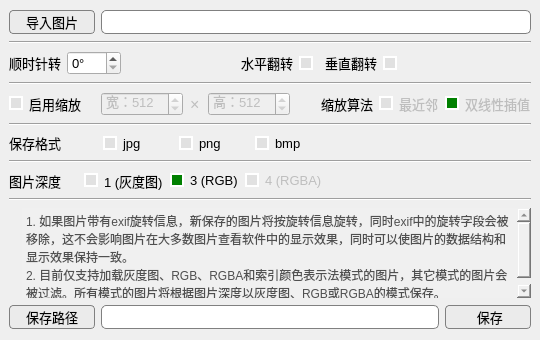
<?xml version="1.0" encoding="UTF-8"?>
<ui version="4.0">
 <class>MainWindow</class>
 <widget class="QMainWindow" name="MainWindow">
  <property name="geometry">
   <rect>
    <x>0</x>
    <y>0</y>
    <width>540</width>
    <height>340</height>
   </rect>
  </property>
  <property name="minimumSize">
   <size>
    <width>540</width>
    <height>340</height>
   </size>
  </property>
  <property name="maximumSize">
   <size>
    <width>540</width>
    <height>340</height>
   </size>
  </property>
  <property name="windowTitle">
   <string>MainWindow</string>
  </property>
  <widget class="QWidget" name="centralwidget">
   <layout class="QVBoxLayout" name="verticalLayout">
    <item>
     <layout class="QHBoxLayout" name="horizontalLayout">
      <property name="topMargin">
       <number>0</number>
      </property>
      <item>
       <widget class="QPushButton" name="pushButton_open">
        <property name="minimumSize">
         <size>
          <width>86</width>
          <height>24</height>
         </size>
        </property>
        <property name="font">
         <font>
          <pointsize>10</pointsize>
         </font>
        </property>
        <property name="styleSheet">
         <string notr="true">QPushButton
{background-color: rgb(235, 235, 235);
border: 1px solid gray;
border-radius: 4px;
}
 QPushButton:hover {
            background-color:  rgb(225, 225, 225);
}

 QPushButton:pressed {
            background-color:  rgb(215, 215, 215);
        }        
</string>
        </property>
        <property name="text">
         <string>导入图片</string>
        </property>
        <property name="icon">
         <iconset>
          <normaloff>images/icon_30.png</normaloff>images/icon_30.png</iconset>
        </property>
       </widget>
      </item>
      <item>
       <widget class="QLineEdit" name="lineEdit">
        <property name="minimumSize">
         <size>
          <width>0</width>
          <height>24</height>
         </size>
        </property>
        <property name="font">
         <font>
          <pointsize>10</pointsize>
         </font>
        </property>
        <property name="styleSheet">
         <string notr="true">border: 1px solid gray;
border-radius: 5px;</string>
        </property>
        <property name="readOnly">
         <bool>true</bool>
        </property>
       </widget>
      </item>
     </layout>
    </item>
    <item>
     <widget class="Line" name="line_4">
      <property name="orientation">
       <enum>Qt::Horizontal</enum>
      </property>
     </widget>
    </item>
    <item>
     <layout class="QHBoxLayout" name="horizontalLayout_58" stretch="0,0,40,0,0,0,0,45">
      <property name="spacing">
       <number>6</number>
      </property>
      <property name="leftMargin">
       <number>0</number>
      </property>
      <property name="rightMargin">
       <number>0</number>
      </property>
      <item alignment="Qt::AlignLeft">
       <widget class="QLabel" name="label_48">
        <property name="font">
         <font>
          <pointsize>10</pointsize>
         </font>
        </property>
        <property name="text">
         <string>顺时针转</string>
        </property>
       </widget>
      </item>
      <item alignment="Qt::AlignLeft">
       <widget class="QSpinBox" name="spinBox_rotate">
        <property name="font">
         <font>
          <pointsize>10</pointsize>
         </font>
        </property>
        <property name="contextMenuPolicy">
         <enum>Qt::NoContextMenu</enum>
        </property>
        <property name="suffix">
         <string>°</string>
        </property>
        <property name="prefix">
         <string/>
        </property>
        <property name="minimum">
         <number>0</number>
        </property>
        <property name="maximum">
         <number>270</number>
        </property>
        <property name="singleStep">
         <number>90</number>
        </property>
        <property name="value">
         <number>0</number>
        </property>
       </widget>
      </item>
      <item>
       <spacer name="horizontalSpacer_4">
        <property name="orientation">
         <enum>Qt::Horizontal</enum>
        </property>
        <property name="sizeHint" stdset="0">
         <size>
          <width>40</width>
          <height>20</height>
         </size>
        </property>
       </spacer>
      </item>
      <item alignment="Qt::AlignRight">
       <widget class="QLabel" name="label_50">
        <property name="font">
         <font>
          <pointsize>10</pointsize>
         </font>
        </property>
        <property name="text">
         <string>水平翻转</string>
        </property>
       </widget>
      </item>
      <item alignment="Qt::AlignRight">
       <widget class="QCheckBox" name="checkBox_h_flip">
        <property name="enabled">
         <bool>true</bool>
        </property>
        <property name="minimumSize">
         <size>
          <width>0</width>
          <height>0</height>
         </size>
        </property>
        <property name="font">
         <font>
          <pointsize>10</pointsize>
         </font>
        </property>
        <property name="toolTip">
         <string>水平翻转</string>
        </property>
        <property name="styleSheet">
         <string notr="true">QCheckBox::indicator:checked {
    background-color:       blue;
    border:                 2px solid white;  

}

QCheckBox::indicator:unchecked {
    background-color:       rgb(225, 225, 225);
    border:                 2px solid white;  

}</string>
        </property>
        <property name="text">
         <string/>
        </property>
        <property name="icon">
         <iconset>
          <normaloff>images/图片20.png</normaloff>images/图片20.png</iconset>
        </property>
        <property name="iconSize">
         <size>
          <width>16</width>
          <height>16</height>
         </size>
        </property>
       </widget>
      </item>
      <item>
       <widget class="QLabel" name="label_51">
        <property name="font">
         <font>
          <pointsize>10</pointsize>
         </font>
        </property>
        <property name="text">
         <string>垂直翻转</string>
        </property>
       </widget>
      </item>
      <item alignment="Qt::AlignRight">
       <widget class="QCheckBox" name="checkBox_v_flip">
        <property name="enabled">
         <bool>true</bool>
        </property>
        <property name="font">
         <font>
          <pointsize>10</pointsize>
         </font>
        </property>
        <property name="toolTip">
         <string>垂直翻转</string>
        </property>
        <property name="styleSheet">
         <string notr="true">QCheckBox::indicator:checked {
    background-color:       blue;
    border:                 2px solid white;  

}

QCheckBox::indicator:unchecked {
    background-color:       rgb(225, 225, 225);
    border:                 2px solid white;  

}</string>
        </property>
        <property name="text">
         <string/>
        </property>
        <property name="icon">
         <iconset>
          <normaloff>images/v_flip.png</normaloff>images/v_flip.png</iconset>
        </property>
        <property name="iconSize">
         <size>
          <width>16</width>
          <height>16</height>
         </size>
        </property>
       </widget>
      </item>
      <item>
       <spacer name="horizontalSpacer_7">
        <property name="orientation">
         <enum>Qt::Horizontal</enum>
        </property>
        <property name="sizeHint" stdset="0">
         <size>
          <width>40</width>
          <height>20</height>
         </size>
        </property>
       </spacer>
      </item>
     </layout>
    </item>
    <item>
     <widget class="Line" name="line">
      <property name="orientation">
       <enum>Qt::Horizontal</enum>
      </property>
     </widget>
    </item>
    <item>
     <layout class="QHBoxLayout" name="horizontalLayout_91" stretch="1,1,1,1,1,2,1,1,1">
      <property name="spacing">
       <number>6</number>
      </property>
      <property name="leftMargin">
       <number>0</number>
      </property>
      <property name="rightMargin">
       <number>0</number>
      </property>
      <item alignment="Qt::AlignLeft">
       <widget class="QCheckBox" name="checkBox_scale">
        <property name="font">
         <font>
          <pointsize>10</pointsize>
         </font>
        </property>
        <property name="styleSheet">
         <string notr="true">QCheckBox::indicator:checked {
    background-color:       blue;
    border:                 2px solid white;  

}

QCheckBox::indicator:unchecked {
    background-color:       rgb(225, 225, 225);
    border:                 2px solid white;  

}</string>
        </property>
        <property name="text">
         <string>启用缩放</string>
        </property>
       </widget>
      </item>
      <item>
       <spacer name="horizontalSpacer_3">
        <property name="orientation">
         <enum>Qt::Horizontal</enum>
        </property>
        <property name="sizeHint" stdset="0">
         <size>
          <width>40</width>
          <height>20</height>
         </size>
        </property>
       </spacer>
      </item>
      <item alignment="Qt::AlignHCenter">
       <widget class="QSpinBox" name="spinBox_width">
        <property name="enabled">
         <bool>false</bool>
        </property>
        <property name="font">
         <font>
          <pointsize>10</pointsize>
         </font>
        </property>
        <property name="contextMenuPolicy">
         <enum>Qt::NoContextMenu</enum>
        </property>
        <property name="prefix">
         <string>宽：</string>
        </property>
        <property name="minimum">
         <number>1</number>
        </property>
        <property name="maximum">
         <number>9999</number>
        </property>
        <property name="value">
         <number>512</number>
        </property>
       </widget>
      </item>
      <item alignment="Qt::AlignHCenter">
       <widget class="QLabel" name="label_46">
        <property name="enabled">
         <bool>false</bool>
        </property>
        <property name="font">
         <font>
          <pointsize>12</pointsize>
         </font>
        </property>
        <property name="text">
         <string>×</string>
        </property>
       </widget>
      </item>
      <item alignment="Qt::AlignHCenter">
       <widget class="QSpinBox" name="spinBox_height">
        <property name="enabled">
         <bool>false</bool>
        </property>
        <property name="font">
         <font>
          <pointsize>10</pointsize>
         </font>
        </property>
        <property name="contextMenuPolicy">
         <enum>Qt::NoContextMenu</enum>
        </property>
        <property name="prefix">
         <string>高：</string>
        </property>
        <property name="minimum">
         <number>1</number>
        </property>
        <property name="maximum">
         <number>9999</number>
        </property>
        <property name="value">
         <number>512</number>
        </property>
       </widget>
      </item>
      <item>
       <spacer name="horizontalSpacer_5">
        <property name="orientation">
         <enum>Qt::Horizontal</enum>
        </property>
        <property name="sizeHint" stdset="0">
         <size>
          <width>40</width>
          <height>20</height>
         </size>
        </property>
       </spacer>
      </item>
      <item>
       <widget class="QLabel" name="label_44">
        <property name="enabled">
         <bool>true</bool>
        </property>
        <property name="font">
         <font>
          <pointsize>10</pointsize>
         </font>
        </property>
        <property name="text">
         <string>缩放算法</string>
        </property>
       </widget>
      </item>
      <item>
       <widget class="QRadioButton" name="radioButton_nearest">
        <property name="enabled">
         <bool>false</bool>
        </property>
        <property name="font">
         <font>
          <pointsize>10</pointsize>
         </font>
        </property>
        <property name="styleSheet">
         <string notr="true">QRadioButton::indicator:checked {

    background-color:       green;
    border:                 2px solid white;  
}

QRadioButton::indicator:unchecked {

    background-color:       rgb(225, 225, 225);
    border:                 2px solid white;  
}</string>
        </property>
        <property name="text">
         <string>最近邻</string>
        </property>
        <attribute name="buttonGroup">
         <string notr="true">buttonGroup</string>
        </attribute>
       </widget>
      </item>
      <item>
       <widget class="QRadioButton" name="radioButton_bilinear">
        <property name="enabled">
         <bool>false</bool>
        </property>
        <property name="font">
         <font>
          <pointsize>10</pointsize>
         </font>
        </property>
        <property name="styleSheet">
         <string notr="true">QRadioButton::indicator:checked {

    background-color:       green;
    border:                 2px solid white;  
}

QRadioButton::indicator:unchecked {

    background-color:       rgb(225, 225, 225);
    border:                 2px solid white;  
}</string>
        </property>
        <property name="text">
         <string>双线性插值</string>
        </property>
        <property name="checkable">
         <bool>true</bool>
        </property>
        <property name="checked">
         <bool>true</bool>
        </property>
        <attribute name="buttonGroup">
         <string notr="true">buttonGroup</string>
        </attribute>
       </widget>
      </item>
     </layout>
    </item>
    <item>
     <widget class="Line" name="line_2">
      <property name="orientation">
       <enum>Qt::Horizontal</enum>
      </property>
     </widget>
    </item>
    <item>
     <layout class="QHBoxLayout" name="horizontalLayout_81" stretch="1,1,1,1,3">
      <property name="spacing">
       <number>6</number>
      </property>
      <property name="leftMargin">
       <number>0</number>
      </property>
      <property name="rightMargin">
       <number>0</number>
      </property>
      <item alignment="Qt::AlignLeft">
       <widget class="QLabel" name="label_49">
        <property name="font">
         <font>
          <pointsize>10</pointsize>
         </font>
        </property>
        <property name="text">
         <string>保存格式</string>
        </property>
       </widget>
      </item>
      <item alignment="Qt::AlignHCenter">
       <widget class="QRadioButton" name="radioButton_jpg">
        <property name="font">
         <font>
          <pointsize>10</pointsize>
         </font>
        </property>
        <property name="styleSheet">
         <string notr="true">QRadioButton::indicator:checked {

    background-color:       green;
    border:                 2px solid white;  
}

QRadioButton::indicator:unchecked {

    background-color:       rgb(225, 225, 225);
    border:                 2px solid white;  
}</string>
        </property>
        <property name="text">
         <string>jpg</string>
        </property>
        <property name="checked">
         <bool>true</bool>
        </property>
       </widget>
      </item>
      <item alignment="Qt::AlignHCenter">
       <widget class="QRadioButton" name="radioButton_png">
        <property name="font">
         <font>
          <pointsize>10</pointsize>
         </font>
        </property>
        <property name="styleSheet">
         <string notr="true">QRadioButton::indicator:checked {

    background-color:       green;
    border:                 2px solid white;  
}

QRadioButton::indicator:unchecked {

    background-color:       rgb(225, 225, 225);
    border:                 2px solid white;  
}</string>
        </property>
        <property name="text">
         <string>png</string>
        </property>
        <property name="checked">
         <bool>false</bool>
        </property>
       </widget>
      </item>
      <item alignment="Qt::AlignHCenter">
       <widget class="QRadioButton" name="radioButton_bmp">
        <property name="font">
         <font>
          <pointsize>10</pointsize>
         </font>
        </property>
        <property name="styleSheet">
         <string notr="true">QRadioButton::indicator:checked {

    background-color:       green;
    border:                 2px solid white;  
}

QRadioButton::indicator:unchecked {

    background-color:       rgb(225, 225, 225);
    border:                 2px solid white;  
}</string>
        </property>
        <property name="text">
         <string>bmp</string>
        </property>
        <property name="checked">
         <bool>false</bool>
        </property>
       </widget>
      </item>
      <item>
       <spacer name="horizontalSpacer_6">
        <property name="orientation">
         <enum>Qt::Horizontal</enum>
        </property>
        <property name="sizeHint" stdset="0">
         <size>
          <width>40</width>
          <height>20</height>
         </size>
        </property>
       </spacer>
      </item>
     </layout>
    </item>
    <item>
     <widget class="Line" name="line_5">
      <property name="orientation">
       <enum>Qt::Horizontal</enum>
      </property>
     </widget>
    </item>
    <item>
     <layout class="QHBoxLayout" name="horizontalLayout_83" stretch="10,10,10,10,30">
      <property name="spacing">
       <number>6</number>
      </property>
      <property name="leftMargin">
       <number>0</number>
      </property>
      <property name="rightMargin">
       <number>0</number>
      </property>
      <item alignment="Qt::AlignLeft">
       <widget class="QLabel" name="label_52">
        <property name="font">
         <font>
          <pointsize>10</pointsize>
         </font>
        </property>
        <property name="text">
         <string>图片深度</string>
        </property>
       </widget>
      </item>
      <item alignment="Qt::AlignHCenter">
       <widget class="QRadioButton" name="radioButton_d1">
        <property name="font">
         <font>
          <pointsize>10</pointsize>
         </font>
        </property>
        <property name="toolTip">
         <string>灰度图像</string>
        </property>
        <property name="styleSheet">
         <string notr="true">QRadioButton::indicator:checked {

    background-color:       green;
    border:                 2px solid white;  
}

QRadioButton::indicator:unchecked {

    background-color:       rgb(225, 225, 225);
    border:                 2px solid white;  
}</string>
        </property>
        <property name="text">
         <string>1 (灰度图)</string>
        </property>
        <attribute name="buttonGroup">
         <string notr="true">buttonGroup_2</string>
        </attribute>
       </widget>
      </item>
      <item alignment="Qt::AlignHCenter">
       <widget class="QRadioButton" name="radioButton_d3">
        <property name="font">
         <font>
          <pointsize>10</pointsize>
         </font>
        </property>
        <property name="toolTip">
         <string>RGB彩色图像</string>
        </property>
        <property name="styleSheet">
         <string notr="true">QRadioButton::indicator:checked {

    background-color:       green;
    border:                 2px solid white;  
}

QRadioButton::indicator:unchecked {

    background-color:       rgb(225, 225, 225);
    border:                 2px solid white;  
}</string>
        </property>
        <property name="text">
         <string>3 (RGB)</string>
        </property>
        <property name="checked">
         <bool>true</bool>
        </property>
        <attribute name="buttonGroup">
         <string notr="true">buttonGroup_2</string>
        </attribute>
       </widget>
      </item>
      <item alignment="Qt::AlignHCenter">
       <widget class="QRadioButton" name="radioButton_d4">
        <property name="enabled">
         <bool>false</bool>
        </property>
        <property name="font">
         <font>
          <pointsize>10</pointsize>
         </font>
        </property>
        <property name="toolTip">
         <string>第4通道为透明度通道的RGB彩色图像</string>
        </property>
        <property name="styleSheet">
         <string notr="true">QRadioButton::indicator:checked {

    background-color:       green;
    border:                 2px solid white;  
}

QRadioButton::indicator:unchecked {

    background-color:       rgb(225, 225, 225);
    border:                 2px solid white;  
}</string>
        </property>
        <property name="text">
         <string>4 (RGBA)</string>
        </property>
        <attribute name="buttonGroup">
         <string notr="true">buttonGroup_2</string>
        </attribute>
       </widget>
      </item>
      <item>
       <spacer name="horizontalSpacer_8">
        <property name="orientation">
         <enum>Qt::Horizontal</enum>
        </property>
        <property name="sizeHint" stdset="0">
         <size>
          <width>40</width>
          <height>20</height>
         </size>
        </property>
       </spacer>
      </item>
     </layout>
    </item>
    <item>
     <widget class="Line" name="line_3">
      <property name="orientation">
       <enum>Qt::Horizontal</enum>
      </property>
     </widget>
    </item>
    <item>
     <layout class="QHBoxLayout" name="horizontalLayout_2">
      <item>
       <widget class="QLabel" name="label_2">
        <property name="maximumSize">
         <size>
          <width>20</width>
          <height>20</height>
         </size>
        </property>
        <property name="text">
         <string/>
        </property>
        <property name="pixmap">
         <pixmap>images/iqwc/Getinfo.ico</pixmap>
        </property>
        <property name="scaledContents">
         <bool>true</bool>
        </property>
       </widget>
      </item>
      <item>
       <widget class="QTextBrowser" name="textBrowser">
        <property name="minimumSize">
         <size>
          <width>0</width>
          <height>90</height>
         </size>
        </property>
        <property name="maximumSize">
         <size>
          <width>16777215</width>
          <height>90</height>
         </size>
        </property>
        <property name="styleSheet">
         <string notr="true">background-color:       rgb(240, 240, 240);
color:       rgb(80, 80, 80);</string>
        </property>
        <property name="frameShape">
         <enum>QFrame::NoFrame</enum>
        </property>
        <property name="html">
         <string>&lt;!DOCTYPE HTML PUBLIC &quot;-//W3C//DTD HTML 4.0//EN&quot; &quot;http://www.w3.org/TR/REC-html40/strict.dtd&quot;&gt;
&lt;html&gt;&lt;head&gt;&lt;meta name=&quot;qrichtext&quot; content=&quot;1&quot; /&gt;&lt;meta charset=&quot;utf-8&quot; /&gt;&lt;style type=&quot;text/css&quot;&gt;
p, li { white-space: pre-wrap; }
hr { height: 1px; border-width: 0; }
li.unchecked::marker { content: &quot;\2610&quot;; }
li.checked::marker { content: &quot;\2612&quot;; }
&lt;/style&gt;&lt;/head&gt;&lt;body style=&quot; font-family:'Microsoft YaHei UI'; font-size:9pt; font-weight:400; font-style:normal;&quot;&gt;
&lt;p style=&quot; margin-top:0px; margin-bottom:0px; margin-left:0px; margin-right:0px; -qt-block-indent:0; text-indent:0px;&quot;&gt;1. 如果图片带有exif旋转信息，新保存的图片将按旋转信息旋转，同时exif中的旋转字段会被移除，这不会影响图片在大多数图片查看软件中的显示效果，同时可以使图片的数据结构和显示效果保持一致。&lt;/p&gt;
&lt;p style=&quot; margin-top:0px; margin-bottom:0px; margin-left:0px; margin-right:0px; -qt-block-indent:0; text-indent:0px;&quot;&gt;2. 目前仅支持加载灰度图、RGB、RGBA和索引颜色表示法模式的图片，其它模式的图片会被过滤。所有模式的图片将根据图片深度以灰度图、RGB或RGBA的模式保存。&lt;/p&gt;&lt;/body&gt;&lt;/html&gt;</string>
        </property>
       </widget>
      </item>
     </layout>
    </item>
    <item>
     <layout class="QHBoxLayout" name="horizontalLayout_82" stretch="0,0,0">
      <property name="spacing">
       <number>6</number>
      </property>
      <property name="leftMargin">
       <number>0</number>
      </property>
      <property name="rightMargin">
       <number>0</number>
      </property>
      <item>
       <widget class="QPushButton" name="pushButton_save_path">
        <property name="minimumSize">
         <size>
          <width>86</width>
          <height>24</height>
         </size>
        </property>
        <property name="font">
         <font>
          <pointsize>10</pointsize>
         </font>
        </property>
        <property name="styleSheet">
         <string notr="true">QPushButton
{background-color: rgb(235, 235, 235);
border: 1px solid gray;
border-radius: 4px;
}
 QPushButton:hover {
            background-color:  rgb(225, 225, 225);
}

 QPushButton:pressed {
            background-color:  rgb(215, 215, 215);
        }        
</string>
        </property>
        <property name="text">
         <string>保存路径</string>
        </property>
        <property name="icon">
         <iconset>
          <normaloff>images/open_folder.png</normaloff>images/open_folder.png</iconset>
        </property>
       </widget>
      </item>
      <item>
       <widget class="QLineEdit" name="lineEdit_2">
        <property name="minimumSize">
         <size>
          <width>0</width>
          <height>24</height>
         </size>
        </property>
        <property name="font">
         <font>
          <pointsize>10</pointsize>
         </font>
        </property>
        <property name="styleSheet">
         <string notr="true">border: 1px solid gray;
border-radius: 5px;</string>
        </property>
        <property name="readOnly">
         <bool>true</bool>
        </property>
       </widget>
      </item>
      <item alignment="Qt::AlignHCenter">
       <widget class="QPushButton" name="pushButton_save_all">
        <property name="enabled">
         <bool>true</bool>
        </property>
        <property name="sizePolicy">
         <sizepolicy hsizetype="Minimum" vsizetype="Fixed">
          <horstretch>0</horstretch>
          <verstretch>0</verstretch>
         </sizepolicy>
        </property>
        <property name="minimumSize">
         <size>
          <width>86</width>
          <height>24</height>
         </size>
        </property>
        <property name="font">
         <font>
          <pointsize>10</pointsize>
         </font>
        </property>
        <property name="contextMenuPolicy">
         <enum>Qt::NoContextMenu</enum>
        </property>
        <property name="toolTip">
         <string>根据当前设定保存导入的图片</string>
        </property>
        <property name="styleSheet">
         <string notr="true">QPushButton
{background-color: rgb(235, 235, 235);
border: 1px solid gray;
border-radius: 4px;
}
 QPushButton:hover {
            background-color:  rgb(225, 225, 225);
}

 QPushButton:pressed {
            background-color:  rgb(215, 215, 215);
        }        
</string>
        </property>
        <property name="text">
         <string> 保存</string>
        </property>
        <property name="icon">
         <iconset>
          <normaloff>images/Save_black.svg</normaloff>images/Save_black.svg</iconset>
        </property>
        <property name="iconSize">
         <size>
          <width>16</width>
          <height>16</height>
         </size>
        </property>
       </widget>
      </item>
     </layout>
    </item>
   </layout>
  </widget>
 </widget>
 <resources/>
 <connections/>
 <buttongroups>
  <buttongroup name="buttonGroup"/>
  <buttongroup name="buttonGroup_2"/>
 </buttongroups>
</ui>
